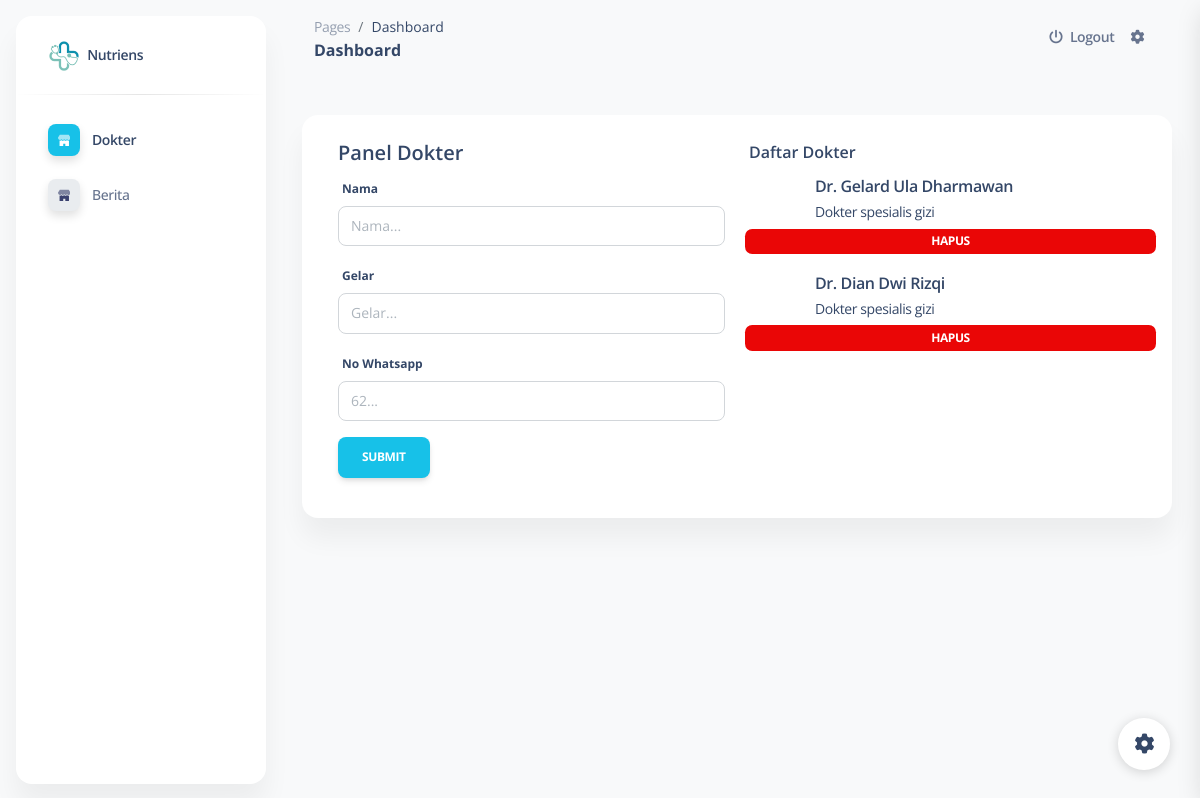
The page /admin/dashboard.php (signed in) on the database its author committed.
### tables this page shows
CREATE TABLE `dokter` (
  `id` int(11) NOT NULL,
  `nama` varchar(100) NOT NULL,
  `desc` varchar(50) NOT NULL,
  `no` varchar(15) NOT NULL
);

### admin/dashboard.php (the view, shortened to what this page needs)
<?php
$config = [
  "title" => "Nutriens",
  "page" => "Dashboard",
]
?>
<!DOCTYPE html>
<html lang="en">
<head>
  <link href="assets/css/nucleo-icons.css" rel="stylesheet" />
  <link href="assets/css/nucleo-svg.css" rel="stylesheet" />
  <link href="assets/css/nucleo-svg.css" rel="stylesheet" />
  <link id="pagestyle" href="assets/css/soft-ui-dashboard.css?v=1.0.7" rel="stylesheet" />
</head>
<body class="g-sidenav-show  bg-gray-100">
  <?php
  include "sidebar.php";
  ?>
  <main class="main-content position-relative max-height-vh-100 h-100 border-radius-lg ">
    <nav class="navbar navbar-main navbar-expand-lg px-0 mx-4 shadow-none border-radius-xl" id="navbarBlur" navbar-scroll="true">
      <div class="container-fluid py-1 px-3">
        <nav aria-label="breadcrumb">
          <ol class="breadcrumb bg-transparent mb-0 pb-0 pt-1 px-0 me-sm-6 me-5">
            <li class="breadcrumb-item text-sm"><a class="opacity-5 text-dark" href="javascript:;">Pages</a></li>
            <li class="breadcrumb-item text-sm text-dark active" aria-current="page"><?= $config['page']  ?></li>
          </ol>
          <h6 class="font-weight-bolder mb-0"><?= $config['page']  ?></h6>
        </nav>
        <div class="collapse navbar-collapse mt-sm-0 mt-2 me-md-0 me-sm-4" id="navbar">
          <ul class="navbar-nav  justify-content-end">
            <li class="nav-item d-flex align-items-center">
              <a href="../server/logout.php" class="nav-link text-body font-weight-bold px-0">
                <i class="fa fa-power-off me-sm-1"></i>
                <span class="d-sm-inline d-none">Logout</span>
              </a>
            </li>
            <li class="nav-item px-3 d-flex align-items-center">
              <a href="javascript:;" class="nav-link text-body p-0">
                <i class="fa fa-cog fixed-plugin-button-nav cursor-pointer"></i>
              </a>
            </li>
          </ul>
        </div>
      </div>
    </nav>
    <div class="container-fluid py-4">
      <div class="row m-1 mt-3">
        <div class="card">
          <div class="card-body">
            <div class="row">
              <div class="col-xl-6 col-12">
                <h5>Panel Dokter</h5>
                <div class="row">
                  <form action="dokter.php" method="post">
                    <label>Nama</label>
                    <div class="mb-3">
                    <input type="text" class="form-control" name="nama" placeholder="Nama...">
                    </div>
                    <label>Gelar</label>
                    <div class="mb-3">
                    <input type="text" class="form-control" name="desc" placeholder="Gelar...">
                    </div>
                    <label>No Whatsapp</label>
                    <div class="mb-3">
                    <input type="text" class="form-control" name="no" placeholder="62...">
                    </div>
                    <button class="btn btn-info" type="submir">Submit</button>
                  </form>
              </div>
              </div>
              <div class="col-xl-6 col-12 mt-5 mt-xl-0">
                <h6>Daftar Dokter</h6>
                <div class="row">
                  <?php
                    include '../server/koneksi.php';
                    $sql = "SELECT * FROM dokter";
                    $query = mysqli_query($koneksi, $sql);
                    while($data = mysqli_fetch_array($query)){
                  ?>
                  <a href="https://wa.me/<?= $data['no'] ?>" class="col-12 mb-1 text-decoration-none" target="_blank">
                    <div class="d-flex align-items-center">
                      <div class="ms-3">
                        <h6 class="m-0"><?= $data['nama'] ?></h6>
                        <span class="text-sm m-0"><?= $data['desc'] ?></span>
                    </div>
                    </div>
                    </a>
                    <a href="hapusdokter.php?id=<?= $data['id'] ?>" class="badge bg-danger mx-2 mb-3">Hapus</a>
                <?php } ?>
              </div>
              </div>
            </div>
          </div>
        </div>
      </div>
    </div>
  </main>
  <div class="fixed-plugin">
    <a class="fixed-plugin-button text-dark position-fixed px-3 py-2">
      <i class="fa fa-cog py-2"> </i>
    </a>
  </div>
</body>
</html>

### rows shown on the page
dokter: nama "Dr. Gelard Ula Dharmawan", desc "Dokter spesialis gizi"
dokter: nama "Dr. Dian Dwi Rizqi", desc "Dokter spesialis gizi"

### other values the page prints
$config['page'] "Dashboard"
